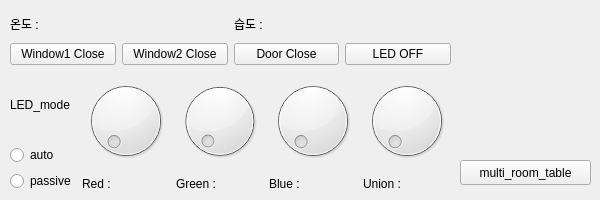
    <widget class="QWidget" name="tab_7">
     <attribute name="title">
      <string>   다목적실  </string>
     </attribute>
     <widget class="QWidget" name="verticalLayoutWidget_12">
      <property name="geometry">
       <rect>
        <x>10</x>
        <y>10</y>
        <width>441</width>
        <height>181</height>
       </rect>
      </property>
      <layout class="QVBoxLayout" name="verticalLayout_131">
       <item>
        <layout class="QVBoxLayout" name="verticalLayout_132">
         <item>
          <layout class="QHBoxLayout" name="horizontalLayout_62">
           <item>
            <widget class="QLabel" name="label_86">
             <property name="text">
              <string>온도 : </string>
             </property>
            </widget>
           </item>
           <item>
            <widget class="QLabel" name="label_87">
             <property name="text">
              <string>습도 : </string>
             </property>
            </widget>
           </item>
          </layout>
         </item>
        </layout>
       </item>
       <item>
        <layout class="QVBoxLayout" name="verticalLayout_133">
         <item>
          <layout class="QVBoxLayout" name="verticalLayout_134">
           <item>
            <layout class="QHBoxLayout" name="horizontalLayout_63">
             <item>
              <widget class="QPushButton" name="pushButton_101">
               <property name="text">
                <string>Window1 Close</string>
               </property>
              </widget>
             </item>
             <item>
              <widget class="QPushButton" name="pushButton_102">
               <property name="text">
                <string>Window2 Close</string>
               </property>
              </widget>
             </item>
             <item>
              <widget class="QPushButton" name="pushButton_103">
               <property name="text">
                <string>Door Close</string>
               </property>
              </widget>
             </item>
             <item>
              <widget class="QPushButton" name="pushButton_104">
               <property name="text">
                <string>LED OFF</string>
               </property>
              </widget>
             </item>
            </layout>
           </item>
          </layout>
         </item>
        </layout>
       </item>
       <item>
        <layout class="QVBoxLayout" name="verticalLayout_136">
         <item>
          <layout class="QHBoxLayout" name="horizontalLayout_65">
           <item>
            <layout class="QVBoxLayout" name="verticalLayout_137">
             <item>
              <widget class="QLabel" name="label_108">
               <property name="text">
                <string>LED_mode</string>
               </property>
              </widget>
             </item>
             <item>
              <widget class="QRadioButton" name="radioButton_23">
               <property name="text">
                <string>auto</string>
               </property>
              </widget>
             </item>
             <item>
              <widget class="QRadioButton" name="radioButton_24">
               <property name="text">
                <string>passive</string>
               </property>
              </widget>
             </item>
            </layout>
           </item>
           <item>
            <layout class="QHBoxLayout" name="horizontalLayout_66">
             <item>
              <layout class="QVBoxLayout" name="verticalLayout_138">
               <item>
                <widget class="QDial" name="dial_41"/>
               </item>
               <item>
                <widget class="QLabel" name="label_90">
                 <property name="text">
                  <string>Red : </string>
                 </property>
                </widget>
               </item>
              </layout>
             </item>
             <item>
              <layout class="QVBoxLayout" name="verticalLayout_139">
               <item>
                <widget class="QDial" name="dial_42"/>
               </item>
               <item>
                <widget class="QLabel" name="label_91">
                 <property name="text">
                  <string>Green :</string>
                 </property>
                </widget>
               </item>
              </layout>
             </item>
             <item>
              <layout class="QVBoxLayout" name="verticalLayout_140">
               <item>
                <widget class="QDial" name="dial_43"/>
               </item>
               <item>
                <widget class="QLabel" name="label_92">
                 <property name="text">
                  <string>Blue :</string>
                 </property>
                </widget>
               </item>
              </layout>
             </item>
             <item>
              <layout class="QVBoxLayout" name="verticalLayout_141">
               <item>
                <widget class="QDial" name="dial_44"/>
               </item>
               <item>
                <widget class="QLabel" name="label_93">
                 <property name="text">
                  <string>Union :</string>
                 </property>
                </widget>
               </item>
              </layout>
             </item>
            </layout>
           </item>
          </layout>
         </item>
        </layout>
       </item>
      </layout>
     </widget>
     <widget class="QWidget" name="verticalLayoutWidget_14">
      <property name="geometry">
       <rect>
        <x>460</x>
        <y>10</y>
        <width>131</width>
        <height>131</height>
       </rect>
      </property>
      <layout class="QVBoxLayout" name="verticalLayout_17">
       <item>
        <widget class="QLabel" name="label_118">
         <property name="text">
          <string/>
         </property>
        </widget>
       </item>
      </layout>
     </widget>
     <widget class="QPushButton" name="pushButton_120">
      <property name="geometry">
       <rect>
        <x>460</x>
        <y>160</y>
        <width>131</width>
        <height>25</height>
       </rect>
      </property>
      <property name="text">
       <string>multi_room_table</string>
      </property>
     </widget>
    </widget>
